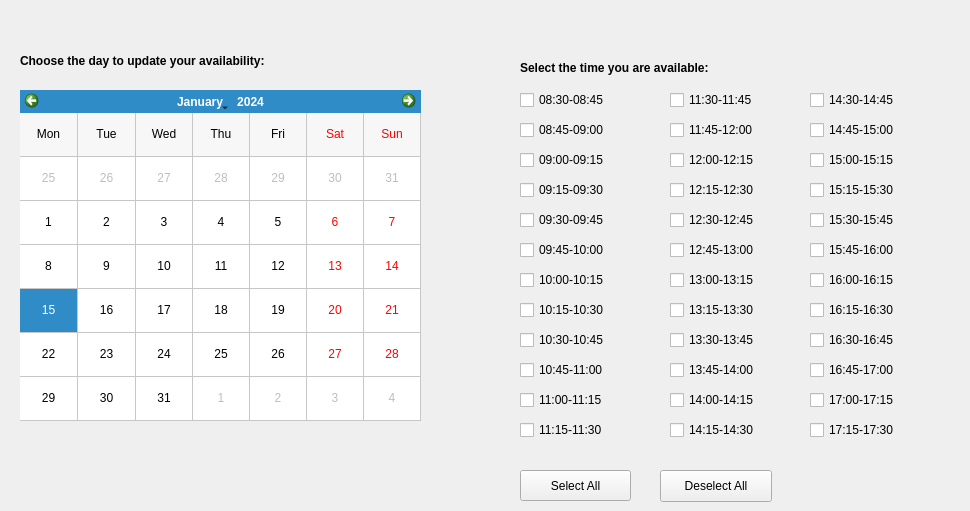
    <widget class="QWidget" name="page_GPAvailability">
     <widget class="QCheckBox" name="eight30">
      <property name="geometry">
       <rect>
        <x>520</x>
        <y>90</y>
        <width>141</width>
        <height>20</height>
       </rect>
      </property>
      <property name="text">
       <string>08:30-08:45</string>
      </property>
      <attribute name="buttonGroup">
       <string notr="true">buttonGroup</string>
      </attribute>
     </widget>
     <widget class="QCheckBox" name="nine30">
      <property name="geometry">
       <rect>
        <x>520</x>
        <y>210</y>
        <width>141</width>
        <height>20</height>
       </rect>
      </property>
      <property name="text">
       <string>09:30-09:45</string>
      </property>
      <attribute name="buttonGroup">
       <string notr="true">buttonGroup</string>
      </attribute>
     </widget>
     <widget class="QCheckBox" name="nine45">
      <property name="geometry">
       <rect>
        <x>520</x>
        <y>240</y>
        <width>141</width>
        <height>20</height>
       </rect>
      </property>
      <property name="text">
       <string>09:45-10:00</string>
      </property>
      <attribute name="buttonGroup">
       <string notr="true">buttonGroup</string>
      </attribute>
     </widget>
     <widget class="QCheckBox" name="ten15">
      <property name="geometry">
       <rect>
        <x>520</x>
        <y>300</y>
        <width>141</width>
        <height>20</height>
       </rect>
      </property>
      <property name="text">
       <string>10:15-10:30</string>
      </property>
      <attribute name="buttonGroup">
       <string notr="true">buttonGroup</string>
      </attribute>
     </widget>
     <widget class="QCheckBox" name="ten30">
      <property name="geometry">
       <rect>
        <x>520</x>
        <y>330</y>
        <width>141</width>
        <height>20</height>
       </rect>
      </property>
      <property name="text">
       <string>10:30-10:45</string>
      </property>
      <attribute name="buttonGroup">
       <string notr="true">buttonGroup</string>
      </attribute>
     </widget>
     <widget class="QCheckBox" name="twelve00">
      <property name="geometry">
       <rect>
        <x>670</x>
        <y>150</y>
        <width>131</width>
        <height>20</height>
       </rect>
      </property>
      <property name="text">
       <string>12:00-12:15</string>
      </property>
      <attribute name="buttonGroup">
       <string notr="true">buttonGroup</string>
      </attribute>
     </widget>
     <widget class="QCheckBox" name="twelve15">
      <property name="geometry">
       <rect>
        <x>670</x>
        <y>180</y>
        <width>131</width>
        <height>20</height>
       </rect>
      </property>
      <property name="text">
       <string>12:15-12:30</string>
      </property>
      <attribute name="buttonGroup">
       <string notr="true">buttonGroup</string>
      </attribute>
     </widget>
     <widget class="QCheckBox" name="twelve45">
      <property name="geometry">
       <rect>
        <x>670</x>
        <y>240</y>
        <width>131</width>
        <height>20</height>
       </rect>
      </property>
      <property name="text">
       <string>12:45-13:00</string>
      </property>
      <attribute name="buttonGroup">
       <string notr="true">buttonGroup</string>
      </attribute>
     </widget>
     <widget class="QCheckBox" name="twelve30">
      <property name="geometry">
       <rect>
        <x>670</x>
        <y>210</y>
        <width>131</width>
        <height>20</height>
       </rect>
      </property>
      <property name="text">
       <string>12:30-12:45</string>
      </property>
      <attribute name="buttonGroup">
       <string notr="true">buttonGroup</string>
      </attribute>
     </widget>
     <widget class="QLabel" name="label_6">
      <property name="geometry">
       <rect>
        <x>20</x>
        <y>50</y>
        <width>391</width>
        <height>21</height>
       </rect>
      </property>
      <property name="font">
       <font>
        <weight>75</weight>
        <bold>true</bold>
       </font>
      </property>
      <property name="text">
       <string>Choose the day to update your availability:</string>
      </property>
     </widget>
     <widget class="QLabel" name="label_7">
      <property name="geometry">
       <rect>
        <x>520</x>
        <y>60</y>
        <width>301</width>
        <height>16</height>
       </rect>
      </property>
      <property name="font">
       <font>
        <weight>75</weight>
        <bold>true</bold>
       </font>
      </property>
      <property name="text">
       <string>Select the time you are available:</string>
      </property>
     </widget>
     <widget class="QPushButton" name="selectAllButton">
      <property name="geometry">
       <rect>
        <x>520</x>
        <y>470</y>
        <width>111</width>
        <height>31</height>
       </rect>
      </property>
      <property name="text">
       <string>Select All</string>
      </property>
     </widget>
     <widget class="QPushButton" name="deselectAllButton">
      <property name="geometry">
       <rect>
        <x>660</x>
        <y>470</y>
        <width>112</width>
        <height>32</height>
       </rect>
      </property>
      <property name="text">
       <string>Deselect All</string>
      </property>
     </widget>
     <widget class="QCalendarWidget" name="calendarWidget">
      <property name="geometry">
       <rect>
        <x>20</x>
        <y>90</y>
        <width>401</width>
        <height>331</height>
       </rect>
      </property>
      <property name="tabletTracking">
       <bool>false</bool>
      </property>
      <property name="minimumDate">
       <date>
        <year>2020</year>
        <month>12</month>
        <day>1</day>
       </date>
      </property>
      <property name="gridVisible">
       <bool>true</bool>
      </property>
      <property name="verticalHeaderFormat">
       <enum>QCalendarWidget::NoVerticalHeader</enum>
      </property>
      <property name="dateEditEnabled">
       <bool>true</bool>
      </property>
     </widget>
     <widget class="QCheckBox" name="eight45">
      <property name="geometry">
       <rect>
        <x>520</x>
        <y>120</y>
        <width>141</width>
        <height>20</height>
       </rect>
      </property>
      <property name="text">
       <string>08:45-09:00</string>
      </property>
      <attribute name="buttonGroup">
       <string notr="true">buttonGroup</string>
      </attribute>
     </widget>
     <widget class="QCheckBox" name="nine00">
      <property name="geometry">
       <rect>
        <x>520</x>
        <y>150</y>
        <width>141</width>
        <height>20</height>
       </rect>
      </property>
      <property name="text">
       <string>09:00-09:15</string>
      </property>
      <attribute name="buttonGroup">
       <string notr="true">buttonGroup</string>
      </attribute>
     </widget>
     <widget class="QCheckBox" name="nine15">
      <property name="geometry">
       <rect>
        <x>520</x>
        <y>180</y>
        <width>141</width>
        <height>20</height>
       </rect>
      </property>
      <property name="text">
       <string>09:15-09:30</string>
      </property>
      <attribute name="buttonGroup">
       <string notr="true">buttonGroup</string>
      </attribute>
     </widget>
     <widget class="QCheckBox" name="ten00">
      <property name="geometry">
       <rect>
        <x>520</x>
        <y>270</y>
        <width>141</width>
        <height>20</height>
       </rect>
      </property>
      <property name="text">
       <string>10:00-10:15</string>
      </property>
      <attribute name="buttonGroup">
       <string notr="true">buttonGroup</string>
      </attribute>
     </widget>
     <widget class="QCheckBox" name="ten45">
      <property name="geometry">
       <rect>
        <x>520</x>
        <y>360</y>
        <width>141</width>
        <height>20</height>
       </rect>
      </property>
      <property name="text">
       <string>10:45-11:00</string>
      </property>
      <attribute name="buttonGroup">
       <string notr="true">buttonGroup</string>
      </attribute>
     </widget>
     <widget class="QCheckBox" name="eleven00">
      <property name="geometry">
       <rect>
        <x>520</x>
        <y>390</y>
        <width>141</width>
        <height>20</height>
       </rect>
      </property>
      <property name="text">
       <string>11:00-11:15</string>
      </property>
      <attribute name="buttonGroup">
       <string notr="true">buttonGroup</string>
      </attribute>
     </widget>
     <widget class="QCheckBox" name="eleven15">
      <property name="geometry">
       <rect>
        <x>520</x>
        <y>420</y>
        <width>141</width>
        <height>20</height>
       </rect>
      </property>
      <property name="text">
       <string>11:15-11:30</string>
      </property>
      <attribute name="buttonGroup">
       <string notr="true">buttonGroup</string>
      </attribute>
     </widget>
     <widget class="QCheckBox" name="eleven30">
      <property name="geometry">
       <rect>
        <x>670</x>
        <y>90</y>
        <width>131</width>
        <height>20</height>
       </rect>
      </property>
      <property name="text">
       <string>11:30-11:45</string>
      </property>
      <attribute name="buttonGroup">
       <string notr="true">buttonGroup</string>
      </attribute>
     </widget>
     <widget class="QCheckBox" name="eleven45">
      <property name="geometry">
       <rect>
        <x>670</x>
        <y>120</y>
        <width>131</width>
        <height>20</height>
       </rect>
      </property>
      <property name="text">
       <string>11:45-12:00</string>
      </property>
      <attribute name="buttonGroup">
       <string notr="true">buttonGroup</string>
      </attribute>
     </widget>
     <widget class="QCheckBox" name="two15">
      <property name="geometry">
       <rect>
        <x>670</x>
        <y>420</y>
        <width>131</width>
        <height>20</height>
       </rect>
      </property>
      <property name="text">
       <string>14:15-14:30</string>
      </property>
      <attribute name="buttonGroup">
       <string notr="true">buttonGroup</string>
      </attribute>
     </widget>
     <widget class="QCheckBox" name="two30">
      <property name="geometry">
       <rect>
        <x>810</x>
        <y>90</y>
        <width>151</width>
        <height>20</height>
       </rect>
      </property>
      <property name="text">
       <string>14:30-14:45</string>
      </property>
      <attribute name="buttonGroup">
       <string notr="true">buttonGroup</string>
      </attribute>
     </widget>
     <widget class="QCheckBox" name="two45">
      <property name="geometry">
       <rect>
        <x>810</x>
        <y>120</y>
        <width>151</width>
        <height>20</height>
       </rect>
      </property>
      <property name="text">
       <string>14:45-15:00</string>
      </property>
      <attribute name="buttonGroup">
       <string notr="true">buttonGroup</string>
      </attribute>
     </widget>
     <widget class="QCheckBox" name="one00">
      <property name="geometry">
       <rect>
        <x>670</x>
        <y>270</y>
        <width>131</width>
        <height>20</height>
       </rect>
      </property>
      <property name="text">
       <string>13:00-13:15</string>
      </property>
      <attribute name="buttonGroup">
       <string notr="true">buttonGroup</string>
      </attribute>
     </widget>
     <widget class="QCheckBox" name="three00">
      <property name="geometry">
       <rect>
        <x>810</x>
        <y>150</y>
        <width>151</width>
        <height>20</height>
       </rect>
      </property>
      <property name="text">
       <string>15:00-15:15</string>
      </property>
      <attribute name="buttonGroup">
       <string notr="true">buttonGroup</string>
      </attribute>
     </widget>
     <widget class="QCheckBox" name="three15">
      <property name="geometry">
       <rect>
        <x>810</x>
        <y>180</y>
        <width>151</width>
        <height>20</height>
       </rect>
      </property>
      <property name="text">
       <string>15:15-15:30</string>
      </property>
      <attribute name="buttonGroup">
       <string notr="true">buttonGroup</string>
      </attribute>
     </widget>
     <widget class="QCheckBox" name="three30">
      <property name="geometry">
       <rect>
        <x>810</x>
        <y>210</y>
        <width>151</width>
        <height>20</height>
       </rect>
      </property>
      <property name="text">
       <string>15:30-15:45</string>
      </property>
      <attribute name="buttonGroup">
       <string notr="true">buttonGroup</string>
      </attribute>
     </widget>
     <widget class="QCheckBox" name="one45">
      <property name="geometry">
       <rect>
        <x>670</x>
        <y>360</y>
        <width>131</width>
        <height>20</height>
       </rect>
      </property>
      <property name="text">
       <string>13:45-14:00</string>
      </property>
      <attribute name="buttonGroup">
       <string notr="true">buttonGroup</string>
      </attribute>
     </widget>
     <widget class="QCheckBox" name="one15">
      <property name="geometry">
       <rect>
        <x>670</x>
        <y>300</y>
        <width>131</width>
        <height>20</height>
       </rect>
      </property>
      <property name="text">
       <string>13:15-13:30</string>
      </property>
      <attribute name="buttonGroup">
       <string notr="true">buttonGroup</string>
      </attribute>
     </widget>
     <widget class="QCheckBox" name="two00">
      <property name="geometry">
       <rect>
        <x>670</x>
        <y>390</y>
        <width>131</width>
        <height>20</height>
       </rect>
      </property>
      <property name="text">
       <string>14:00-14:15</string>
      </property>
      <attribute name="buttonGroup">
       <string notr="true">buttonGroup</string>
      </attribute>
     </widget>
     <widget class="QCheckBox" name="three45">
      <property name="geometry">
       <rect>
        <x>810</x>
        <y>240</y>
        <width>151</width>
        <height>20</height>
       </rect>
      </property>
      <property name="text">
       <string>15:45-16:00</string>
      </property>
      <attribute name="buttonGroup">
       <string notr="true">buttonGroup</string>
      </attribute>
     </widget>
     <widget class="QCheckBox" name="four30">
      <property name="geometry">
       <rect>
        <x>810</x>
        <y>330</y>
        <width>151</width>
        <height>20</height>
       </rect>
      </property>
      <property name="text">
       <string>16:30-16:45</string>
      </property>
      <attribute name="buttonGroup">
       <string notr="true">buttonGroup</string>
      </attribute>
     </widget>
     <widget class="QCheckBox" name="four15">
      <property name="geometry">
       <rect>
        <x>810</x>
        <y>300</y>
        <width>151</width>
        <height>20</height>
       </rect>
      </property>
      <property name="text">
       <string>16:15-16:30</string>
      </property>
      <attribute name="buttonGroup">
       <string notr="true">buttonGroup</string>
      </attribute>
     </widget>
     <widget class="QCheckBox" name="four00">
      <property name="geometry">
       <rect>
        <x>810</x>
        <y>270</y>
        <width>151</width>
        <height>20</height>
       </rect>
      </property>
      <property name="text">
       <string>16:00-16:15</string>
      </property>
      <attribute name="buttonGroup">
       <string notr="true">buttonGroup</string>
      </attribute>
     </widget>
     <widget class="QCheckBox" name="four45">
      <property name="geometry">
       <rect>
        <x>810</x>
        <y>360</y>
        <width>151</width>
        <height>20</height>
       </rect>
      </property>
      <property name="text">
       <string>16:45-17:00</string>
      </property>
      <attribute name="buttonGroup">
       <string notr="true">buttonGroup</string>
      </attribute>
     </widget>
     <widget class="QCheckBox" name="five00">
      <property name="geometry">
       <rect>
        <x>810</x>
        <y>390</y>
        <width>151</width>
        <height>20</height>
       </rect>
      </property>
      <property name="text">
       <string>17:00-17:15</string>
      </property>
      <attribute name="buttonGroup">
       <string notr="true">buttonGroup</string>
      </attribute>
     </widget>
     <widget class="QCheckBox" name="five15">
      <property name="geometry">
       <rect>
        <x>810</x>
        <y>420</y>
        <width>151</width>
        <height>20</height>
       </rect>
      </property>
      <property name="text">
       <string>17:15-17:30</string>
      </property>
      <attribute name="buttonGroup">
       <string notr="true">buttonGroup</string>
      </attribute>
     </widget>
     <widget class="QCheckBox" name="one30">
      <property name="geometry">
       <rect>
        <x>670</x>
        <y>330</y>
        <width>131</width>
        <height>20</height>
       </rect>
      </property>
      <property name="text">
       <string>13:30-13:45</string>
      </property>
     </widget>
    </widget>
